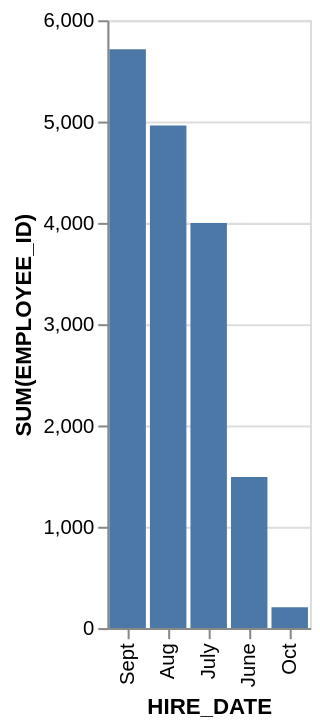

Write a Vega-Lite specification for this figure.
### Vega-Lite specification from a JSON file in a GitHub repository (floating-point values rounded to 4 significant figures)
{"data": {"values": [{"x_data": "Sept", "y_data": 5715}, {"x_data": "Aug", "y_data": 4960}, {"x_data": "July", "y_data": 3999}, {"x_data": "June", "y_data": 1491}, {"x_data": "Oct", "y_data": 206}]}, "mark": "bar", "encoding": {"x": {"field": "x_data", "type": "nominal", "title": "HIRE_DATE", "sort": {"op": "sum", "field": "y_data", "order": "descending"}}, "y": {"field": "y_data", "type": "quantitative", "title": "SUM(EMPLOYEE_ID)"}}}
